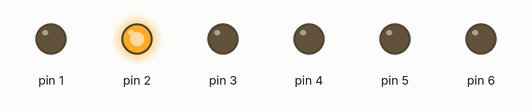
A sketch run on a simulated Arduino Uno, built with avr-gcc and run on an emulated ATmega328P. Parts: output pins drawn as LEDs (lit = HIGH).

Above: at 0.05 s.
At 0.35 s:
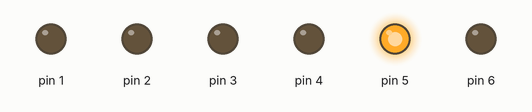
At 0.95 s:
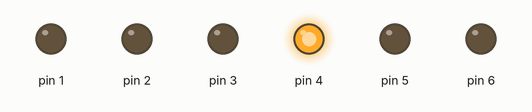
At 1.35 s:
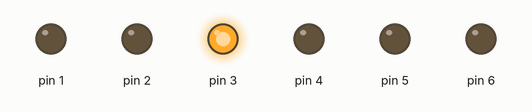
At 1.8 s:
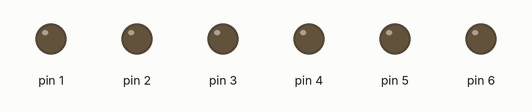
At 2.85 s:
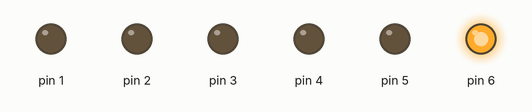
Timing chart, 0 to 3.1 s (numbered marks = the images above):
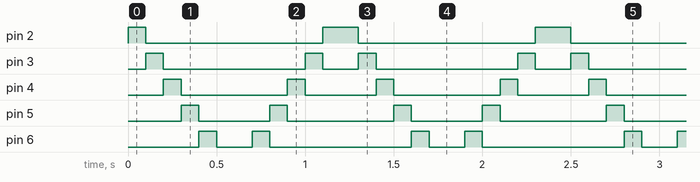

Measured:
- by itself, pin 2: repeats every 1.2 s: LOW 1.0 s, HIGH 0.20 s
- by itself, pin 3: repeats every 1.2 s: LOW 0.80 s, HIGH 0.10 s, LOW 0.20 s, HIGH 0.10 s
- by itself, pin 4: repeats every 1.2 s: LOW 0.60 s, HIGH 0.10 s, LOW 0.40 s, HIGH 0.10 s
- by itself, pin 5: repeats every 1.2 s: LOW 0.40 s, HIGH 0.10 s, LOW 0.60 s, HIGH 0.10 s
- by itself, pin 6: repeats every 1.2 s: LOW 0.20 s, HIGH 0.10 s, LOW 0.80 s, HIGH 0.10 s

The sketch:

leds_in_loop.ino
```cpp
int timer = 100;           // интервал между миганиями светодиодов

void setup() {
  // проходимся в цикле по каждому светодиоду от 2 до 7 и влючаем нужный режим
  for (int thisPin = 1; thisPin < 7; thisPin++) {
    pinMode(thisPin, OUTPUT);
  }
}

void loop() {
  // опять проходимся в цикле по каждому светодиоду
  for (int thisPin = 2; thisPin < 8; thisPin++) {
    // включаем
    digitalWrite(thisPin, HIGH);
    delay(timer);
    // выключаем
    digitalWrite(thisPin, LOW);
  }

  // ещё раз проходимся в цикле, но в обратном порядке от 7 до 2
  for (int thisPin = 7; thisPin >= 2; thisPin--) {
    // включаем
    digitalWrite(thisPin, HIGH);
    delay(timer);
    // выключаем
    digitalWrite(thisPin, LOW);
  }
}
```
